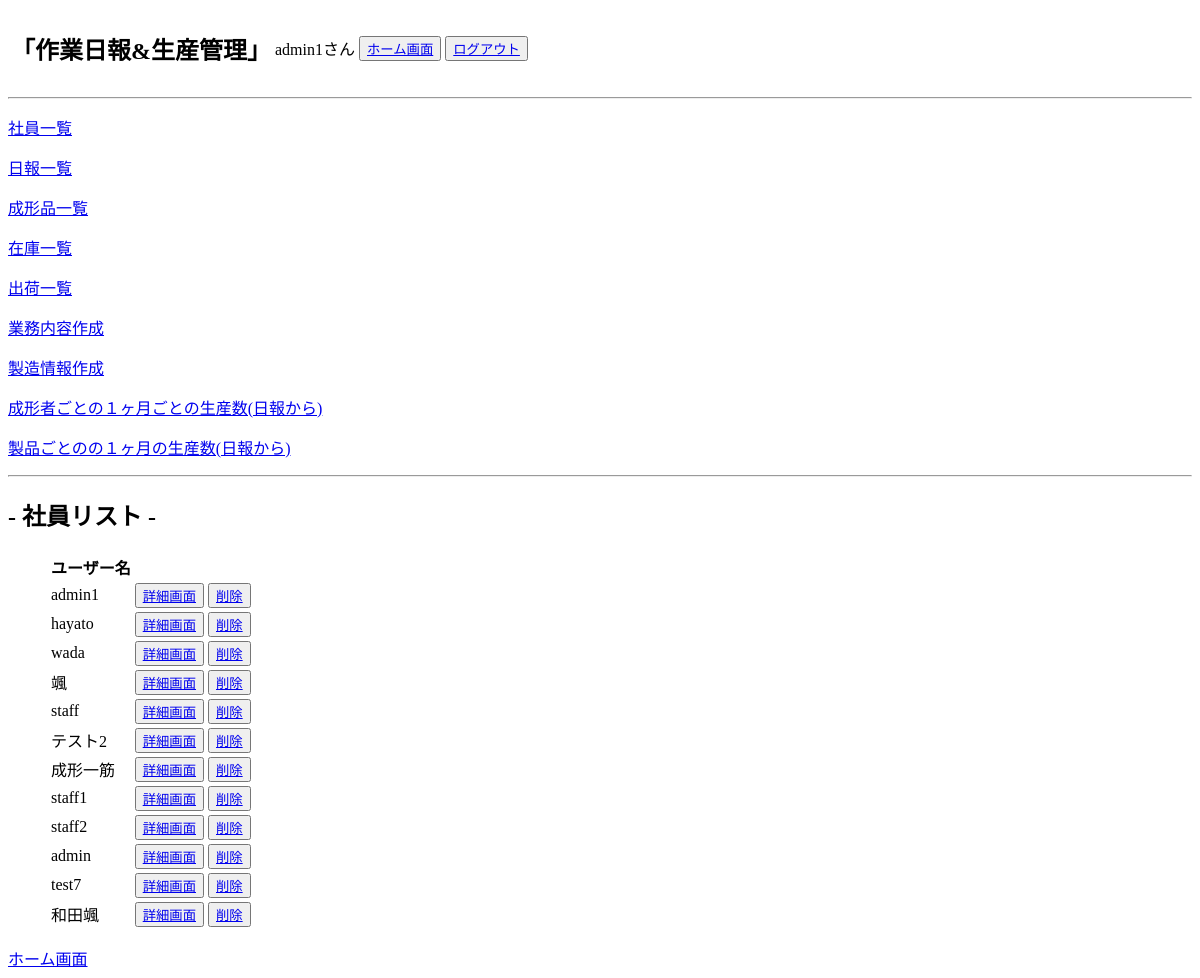
The page /product_management/staff_user_list/ (signed in) on the database as committed earlier.
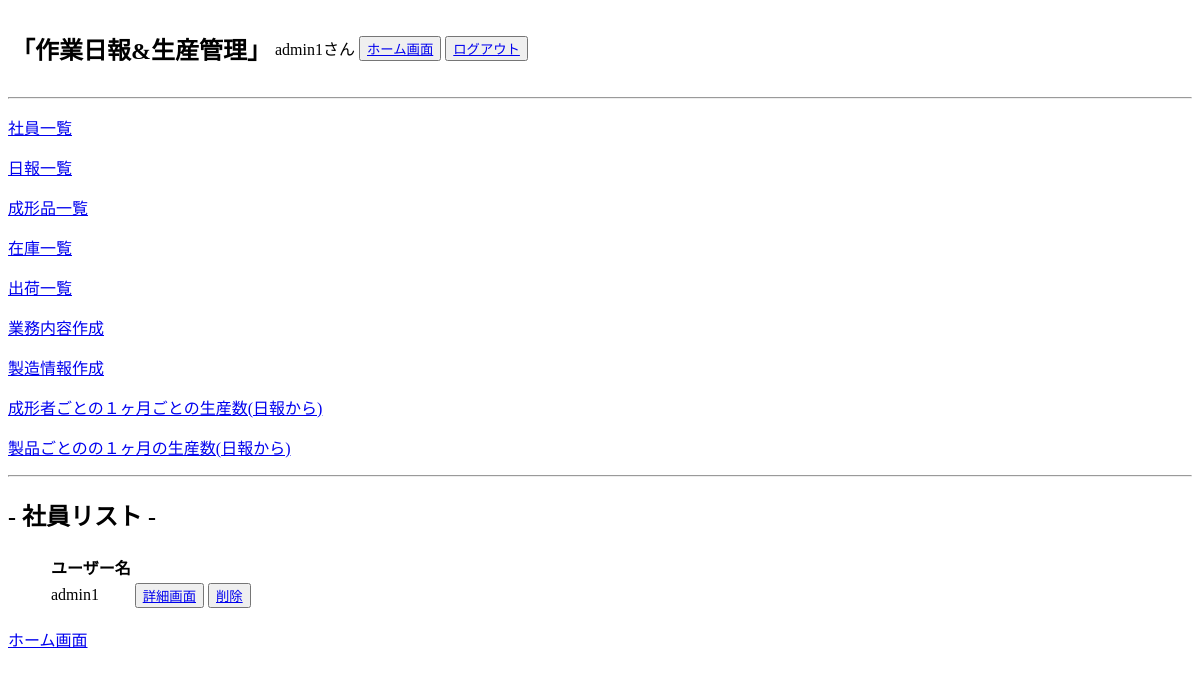
The same page on the database as committed later.
### accounts/models.py (models this page shows, shortened)
class Users(AbstractBaseUser, PermissionsMixin):
    username = models.CharField(max_length=150, unique=True, verbose_name="ユーザー名")
    birthday = models.DateField(null=True,blank=True, verbose_name="生年月日")
    phone = models.IntegerField(null=True,blank=True, verbose_name="携帯番号")
    email = models.EmailField(max_length=255, unique=True, verbose_name="メールアドレス")
    department = models.ForeignKey(
        Departments, on_delete=models.PROTECT, null=True,blank=True
    )
    is_active = models.BooleanField(default=True)
    is_staff = models.BooleanField(default=False)
    USERNAME_FIELD = 'username'
    EMAIL_FIELD = 'email'
    REQUIRED_FIELDS = ['email']
    objects = UsersManager()

### product_management/views.py (the view)
# urls.py: path('staff_user_list/', StaffUserListView.as_view(), name='staff_user_list'),
class StaffUserListView(LoginRequiredMixin,ListView):
    model = Users
    template_name = os.path.join('staff','staff_user_list.html')
    context_object_name = 'users'

### accounts/context_processors.py (called while the page is built)
def my_custom_context(request):
    protocol = 'http' if request.is_secure() else 'https'
    domain = request.get_host()
    return {
        'protocol': protocol,
        'domain': domain,
    }

### templates/staff/staff_user_list.html
{% extends 'base_staff.html' %}
{% block content %}
<h2>- 社員リスト -</h2>
{% if users %}
<ul>
        <table>
            <thead>
                <tr>
                    <th>ユーザー名</th>
                </tr>
            </thead>
            <tbody>
                {% for user in users %}
                <tr>
                    <td>{{ user.username }}</td>
                    <td><button><a href="{% url 'product_management:staff_user_detail' user.id %}">詳細画面</a></button></td>
                    <td><button><a href="{% url 'product_management:staff_user_delete' user.id %}">削除</a></button></td>
                </tr>
                {% endfor %}
            </tbody>
        </table>
</ul>
{% endif %}
<a href="{% url 'product_management:staff_home' %}">ホーム画面</a>
{% endblock %}

### templates/base_staff.html (shortened to what this page needs)
<!DOCTYPE html>
<html lang="ja">
<head>
</head>
<body>
    <table>
        <tr>
            <td><h2>「作業日報&生産管理」</h2></td>
            <td><p>{{ request.user.username }}さん</p></td>
            <td><button><a href="{% url 'product_management:staff_home' %}">ホーム画面</a></button></td>
            <td><button><a href="{% url 'accounts:logout_user' %}">ログアウト</a></button></td>
        </tr>
    </table>
    <hr>
    <p><a href="{% url 'product_management:staff_user_list' %}">社員一覧</a></p>
    <p><a href="{% url 'product_management:staff_report_list' %}">日報一覧</a></p>
    <p><a href="{% url 'product_management:staff_molding_list' %}">成形品一覧</a></p>
    <p><a href="{% url 'product_management:staff_stock_list' %}">在庫一覧</a></p>
    <p><a href="{% url 'product_management:staff_shipping_list' %}">出荷一覧</a></p>
    <p><a href="{% url 'product_management:staff_business_list' %}">業務内容作成</a></p>
    <p><a href="{% url 'product_management:staff_product_list' %}">製造情報作成</a></p>
    <p><a href="{% url 'product_management:staff_reportusergraph' %}">成形者ごとの１ヶ月ごとの生産数(日報から)</a></p>
    <p><a href="{% url 'product_management:staff_reportproductgraph' %}">製品ごとのの１ヶ月の生産数(日報から)</a></p>
    <hr>
    {% block content %}
    {% endblock %}
</body>
</html>

Rows that differ between the two databases and show on the page:
removed Users: username "hayato"
removed Users: username "wada"
removed Users: username "颯"
removed Users: username "staff"
removed Users: username "テスト2"
removed Users: username "成形一筋"
removed Users: username "staff1"
removed Users: username "staff2"
removed Users: username "admin"
removed Users: username "test7"
removed Users: username "和田颯"
